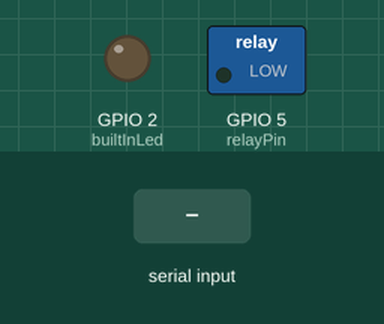
Simulated run of this sketch. Board: ESP8266 (NodeMCU). Parts: switched loads named in the sketch (green lamp = pin HIGH), output pins drawn as LEDs (lit = HIGH). The test bench sets the inputs (shaded band). WiFi joins after 1.5 s; servers stay silent unless stated; network time is answered at once with the bench clock; the local clock reads 2024-03-15 10:24:30 at power-on unless the sketch sets it; what the sketch prints to the serial monitor is not drawn.

Above: at 3.7 s.
3.8 s: "esp8266\n" received over Serial
9.4 s: "ON\n" received over Serial
15.0 s: "OFF\n" received over Serial
At 18.9 s:
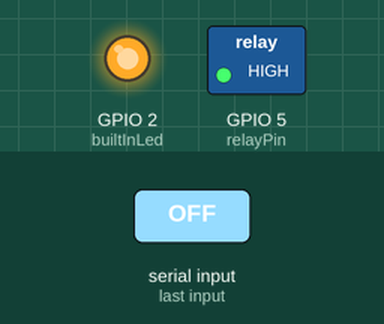
Timing chart, 0 to 20.4 s (numbered marks = the images above; inputs shaded):
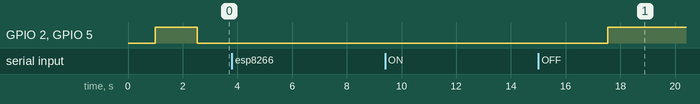

Measured:
- after the input at 3.8 s, every drawn part: stays the same
- after the input at 9.4 s, every drawn part: stays the same
- after the input at 15.0 s, GPIO 2 (builtInLed), GPIO 5 (relayPin): LOW → HIGH after 2.5 s

The sketch:

phototrophic_bioreactor_ESP8266.ino
```cpp
/*
  Instructions to connect the relay and control a 5V LED grow light (chip 2835) with ESP8266:

  1. Connections for the relay to ESP8266:
     - Relay VCC: Connect to 3.3V on the ESP8266.
     - Relay GND: Connect to GND on the ESP8266.
     - Relay IN (control signal): Connect to digital pin D1 (GPIO5) on the ESP8266.

  2. Connections for the LED light to the relay:
     - Red Wire (5V) from LED light: Connect to the normally open (NO) terminal of the relay.
     - Black Wire (GND) from LED light: Connect to the GND of the power source.
     - Power source 5V: Connect the positive terminal to the common (COM) terminal of the relay.
     - Power source GND: Connect the negative terminal to the GND of the ESP8266 and the GND of the LED light.

  This code will turn the LED light on or off based on commands received from the serial monitor.

  Installation instructions for ESP8266 with CH340 chip:

  1. Download and install the CH340 driver:
     https://learn.sparkfun.com/tutorials/how-to-install-ch340-drivers/all

  2. Add the following URL to the Arduino IDE for additional boards manager URLs:
     http://arduino.esp8266.com/stable/package_esp8266com_index.json

  3. Install the ESP8266 board in the Arduino IDE boards manager:
     Go to "Tools" > "Board" > "Boards Manager", search for "esp8266", and install "esp8266 by ESP8266 Community".

  The ESP-12F Module Capabilities:

  1. Wi-Fi: The ESP-12F has built-in Wi-Fi capabilities, allowing it to connect to Wi-Fi networks and act as an access point.
  2. GPIO: It has multiple General Purpose Input/Output (GPIO) pins for connecting sensors, LEDs, buttons, and other peripherals.
  3. PWM: Pulse Width Modulation for dimming LEDs or controlling servos.
  4. ADC: Analog to Digital Converter for reading analog sensors.
  5. I2C: Inter-Integrated Circuit for communication with other I2C devices.
  6. SPI: Serial Peripheral Interface for communication with SPI devices.
  7. UART: Universal Asynchronous Receiver/Transmitter for serial communication.
  8. Deep Sleep: Power-saving mode to reduce power consumption during inactivity.
*/

#include <ESP8266WiFi.h>
#include <NTPClient.h>
#include <WiFiUdp.h>
#include "config.h"

const int relayPin = 5; // GPIO5 (D1 on ESP8266)
const int builtInLed = 2; // Built-in LED (GPIO2)

WiFiUDP ntpUDP;
NTPClient timeClient(ntpUDP, "pool.ntp.org", 3600 * 2, 1800000); // Update every half hour, GMT+2 for CEST

const int onStartHour = 5; // 5 AM
const int offStartHour = 21; // 9 PM

bool manualControl = false;
bool manualState = false;

void setup() {
  Serial.begin(115200);
  delay(1000);  // Allow time for the serial connection to stabilize
  pinMode(relayPin, OUTPUT);
  pinMode(builtInLed, OUTPUT);

  digitalWrite(relayPin, HIGH);
  digitalWrite(builtInLed, HIGH);

  WiFi.begin(ssid, password);
  Serial.print("Connecting to WiFi");
  while (WiFi.status() != WL_CONNECTED) {
    delay(500);
    Serial.print(".");
  }
  Serial.println("Connected");
  Serial.print("IP Address: ");
  Serial.println(WiFi.localIP());

  timeClient.begin();
  timeClient.update();
  Serial.print("Current time: ");
  Serial.println(timeClient.getFormattedTime());
}

void loop() {
  timeClient.update();
  Serial.print("Current time: ");
  Serial.println(timeClient.getFormattedTime());

  if (Serial.available() > 0) {
    String command = Serial.readStringUntil('\n');
    command.trim();
    Serial.print("Received command: ");
    Serial.println(command);

    if (command == "ON") {
      manualControl = true;
      manualState = true;
      digitalWrite(relayPin, LOW);
      digitalWrite(builtInLed, LOW);
      Serial.println("Manual: LED Grow Light is turned ON.");
    } else if (command == "OFF") {
      manualControl = true;
      manualState = false;
      digitalWrite(relayPin, HIGH);
      digitalWrite(builtInLed, HIGH);
      Serial.println("Manual: LED Grow Light is turned OFF.");
    } else if (command == "AUTO") {
      manualControl = false;
      Serial.println("Switched to automatic control.");
    } else {
      Serial.println("Unknown command. Please send 'ON', 'OFF', or 'AUTO'.");
    }
  }

  if (!manualControl) {
    int currentHour = (timeClient.getEpochTime() % 86400L) / 3600;
    if (currentHour >= onStartHour && currentHour < offStartHour) {
      digitalWrite(relayPin, LOW);
      digitalWrite(builtInLed, LOW);
      Serial.println("Automatic: LED Grow Light is ON");
    } else {
      digitalWrite(relayPin, HIGH);
      digitalWrite(builtInLed, HIGH);
      Serial.println("Automatic: LED Grow Light is OFF");
    }
  }

  delay(5000); // Shortened delay for quicker testing
}
```

config.h
```cpp
// config.h
#ifndef CONFIG_H
#define CONFIG_H

// WiFi credentials
const char* ssid = "oOo";
const char* password = "wYnXLVYW42yknz7VG4Ab25E8";

#endif // CONFIG_H
```
